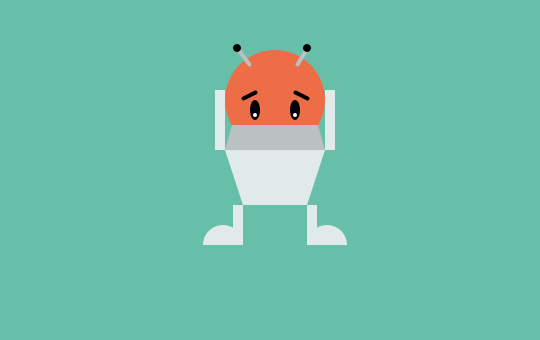
Frame 1 (no input)
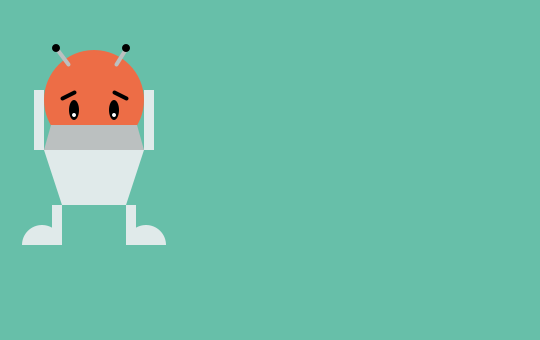
Frame 60 (the mouse pressed at the canvas centre just before this capture)
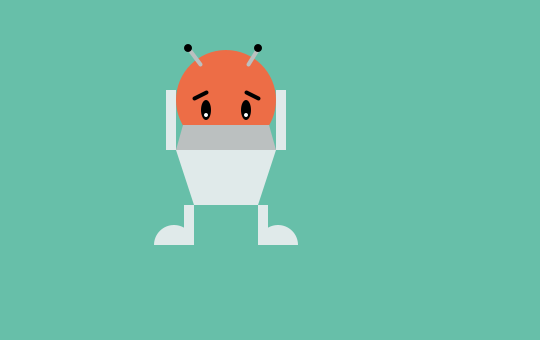
Frame 120 (the mouse held since frame 60 and released just before this capture)

The Processing sketch that drew these frames (run headless with seeded random() and noise(); from frame 60 on, the mouse is pressed at the canvas centre):

// Processing sketch: processing_55848
// ── processing_55848.pde

int x = 240;
int y = 40;

float easing = 0.02;

void setup() {
 size(540, 340); 
  smooth(); 
  noStroke(); 
  background(103, 191, 169); 
  ellipseMode(RADIUS);
}

void draw() {
  background(103, 191, 169);
  int targetX=mouseX;
  x+= (targetX-x)*easing; 
 
//head
fill(237, 109, 70); 
ellipse(x+40, y+60, 50, 50);
fill(0); 
ellipse(x+20, y+70, 5, 10);
ellipse(x+60, y+70, 5, 10);
fill(255);
ellipse(x+20, y+75, 2, 2);
ellipse(x+60, y+75, 2, 2);
stroke(0);
strokeWeight(4);
line(x+8, y+58, x+20, y+52);
line(x+72, y+58, x+60, y+52);
//antennae
stroke(187, 192, 192);
line(x+14, y+24, x+2, y+8);
line(x+62, y+24, x+72, y+8);
noStroke();
fill(0);
ellipse(x+2, y+8, 4, 4);
ellipse(x+72, y+8, 4, 4);
//body
fill(187, 192, 192);
quad(x-3, y+85, x+83, y+85, x+90, y+110, x-10, y+110);
fill(224, 234, 234);
quad(x+90, y+110, x+72, y+165, x+8, y+165, x-10, y+110);
//arms
rect(x-20, y+110, 10, y-100);
rect(x+90, y+110, 10, y-100);
//legs
rect(x+8, y+165, -10, y);
rect(x+72, y+165, 10, y);
arc(x-12, y+205, 20, 20, PI, TWO_PI);
arc(x+92, y+205, 20, 20, PI, TWO_PI);

}
